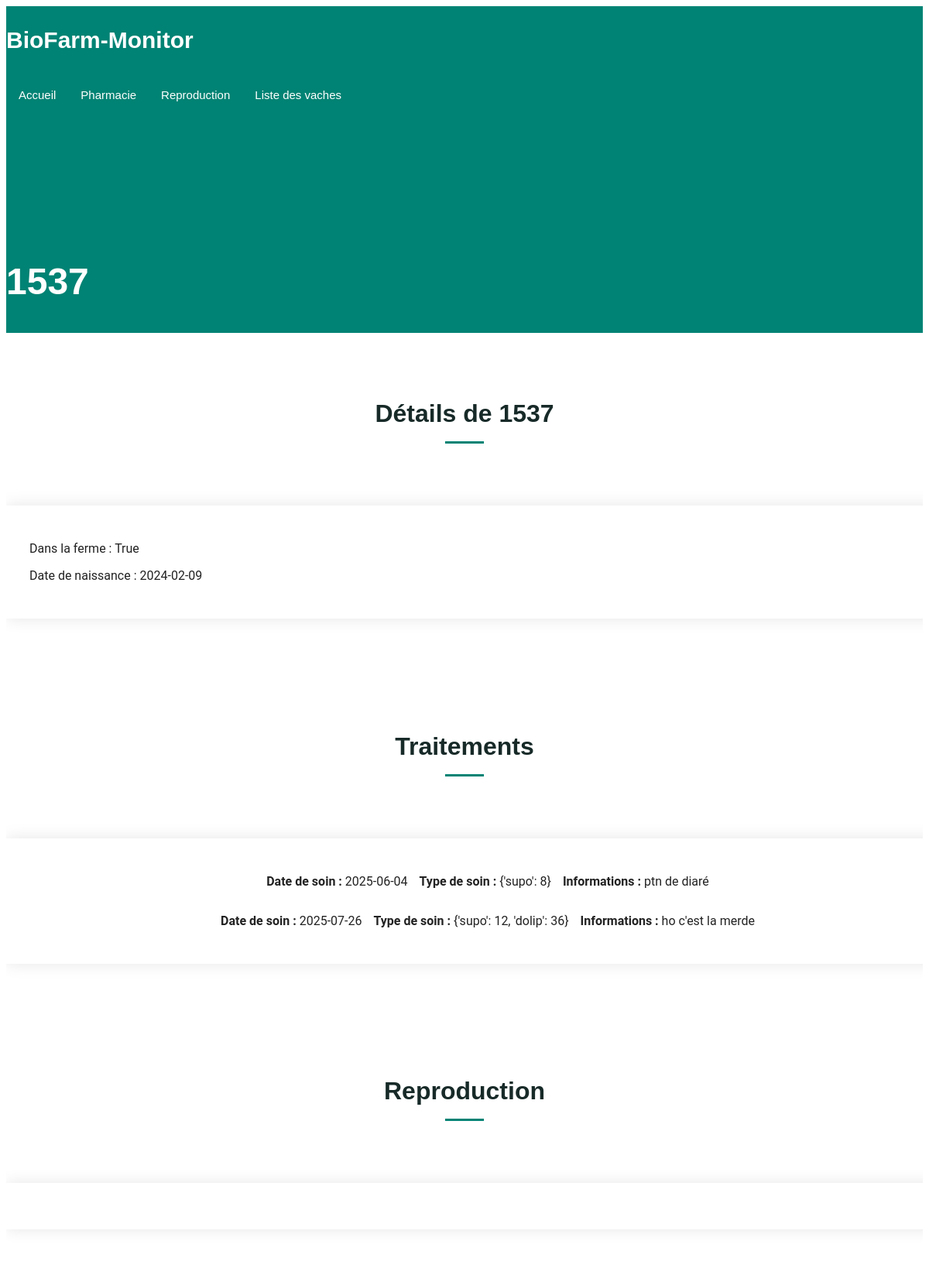
Page /cow_liste/view_cow/1537 on the committed database.
### web_app/models.py (models this page shows, shortened)
class Cow(db.Model):
    id = Column(Integer, primary_key=True)  # numero Vache
    cow_cares = Column(MutableList.as_mutable(PickleType), default=list, nullable=False)
    info = Column(MutableList.as_mutable(PickleType), default=list, nullable=False)
    in_farm = Column(Boolean)  # faux si vache sortie expoitation
    born_date = Column(DATE)  # date de naissance de la vache
    reproduction = Column(
        MutableList.as_mutable(PickleType), default=list, nullable=False
    )

### web_app/views.py (the view)
@app.route("/cow_liste/view_cow/<int:cow_id>", methods=["GET", "POST"])
def view_cow(cow_id):
    if cow := CowUntils.get_cow(cow_id=cow_id):
        print("🐄 Vache récupérée :", cow)
        return render_template("cow_details.html", cow=cow)
    else:
        return "Vache introuvable", 404

### web_app/models.py (called while the page is built)
    @staticmethod
    def get_cow(cow_id: int) -> Cow:
        if cow := Cow.query.get(cow_id):
            return cow
        raise ValueError(f"Cow with ID {cow_id} not found")

### web_app/templates/cow_details.html (shortened to what this page needs)
{% extends 'base.html' %}
{% block body_class %}
  index-page
{% endblock %}
{% block page_title %}
  {{cow.id}}
{% endblock %}
{% block content %}
  <section id='cow_details' class='contact section'>
    <div class="container section-title">
      <h2>Détails de {{ cow.id }}</h2>
    </div>
    <div class='php-email-form'>
        <p>Dans la ferme : {{ cow.in_farm }}</p>
        <p>Date de naissance : {{ cow.born_date }}</p>
    </div>
  </section>
  <section id='cow_cares' class='contact section'>
    <div class="container section-title">
      <h2>Traitements</h2>
    </div>
    <div class='php-email-form'>
      {% for date,care,info in cow.cow_cares %}
        <div class="row gy-4" id="cow-care-block-{{ date }}">
          <div class="col-12">
            <p>
              <strong>Date de soin :</strong> {{ date }}
            </p>
          </div>
          <div class="col-md-6">
            <p>
              <strong>Type de soin :</strong> {{ care }}
            </p>
          </div>
          <div class="col-md-6">
            <p>
              <strong>Informations :</strong> {{ info }}
            </p>
          </div>
        </div>
      {% endfor %}
    </div>
  </section>
  <section id='calving' class='contact section'>
    <div class="container section-title">
      <h2>Reproduction</h2>
    </div>
    <div class='php-email-form'>
    </div>
  </section>
{% endblock %}

### web_app/static/css/main.css (style rules this page uses)
:root { --default-font: "Roboto", system-ui, -apple-system, "Segoe UI", Roboto, "Helvetica Neue", Arial, "Noto Sans", "Liberation Sans", sans-serif, "Apple Color Emoji", "Segoe UI Emoji", "Segoe UI Symbol", "Noto Color Emoji"; --heading-font: "Montserrat", sans-serif; --nav-font: "Poppins", sans-serif; }
:root { --background-color: #ffffff; --default-color: #222222; --heading-color: #172a28; --accent-color: #008374; --surface-color: #ffffff; --contrast-color: #ffffff; }
:root { --nav-color: #ffffff; --nav-hover-color: #008374; --nav-mobile-background-color: #ffffff; --nav-dropdown-background-color: #ffffff; --nav-dropdown-color: #01433c; --nav-dropdown-hover-color: #008374; }
:root { scroll-behavior: smooth; }
body { color: var(--default-color); background-color: var(--background-color); font-family: var(--default-font); }
h1, h2, h3, h4, h5, h6 { color: var(--heading-color); font-family: var(--heading-font); }
.php-email-form .row.gy-4 { display: flex; justify-content: center; align-items: center; gap: 15px; flex-wrap: nowrap; }
.php-email-form .col-md-6, .php-email-form .col-md-12.text-center { flex: none; width: auto; margin-bottom: 0; }
section, .section { color: var(--default-color); background-color: var(--background-color); padding: 60px 0; scroll-margin-top: 112px; overflow: clip; }
.section-title { text-align: center; padding-bottom: 60px; position: relative; }
.section-title h2 { font-size: 32px; font-weight: 700; margin-bottom: 20px; padding-bottom: 20px; position: relative; }
.section-title h2:after { content: ""; position: absolute; display: block; width: 50px; height: 3px; background: var(--accent-color); left: 0; right: 0; bottom: 0; margin: auto; }
.contact .php-email-form { background-color: var(--surface-color); box-shadow: 0px 0px 20px rgba(0, 0, 0, 0.1); width: 100%; height: 100%; padding: 30px; }

### rows in the picture
Cow: id "1537", in_farm "True", born_date "2024-02-09"

### other values in the picture
{{ date }} "2025-06-04" "2025-07-26"
{{ care }} "{'supo': 8}" "{'supo': 12, 'dolip': 36}"
{{ info }} "ptn de diaré" "ho c'est la merde"
